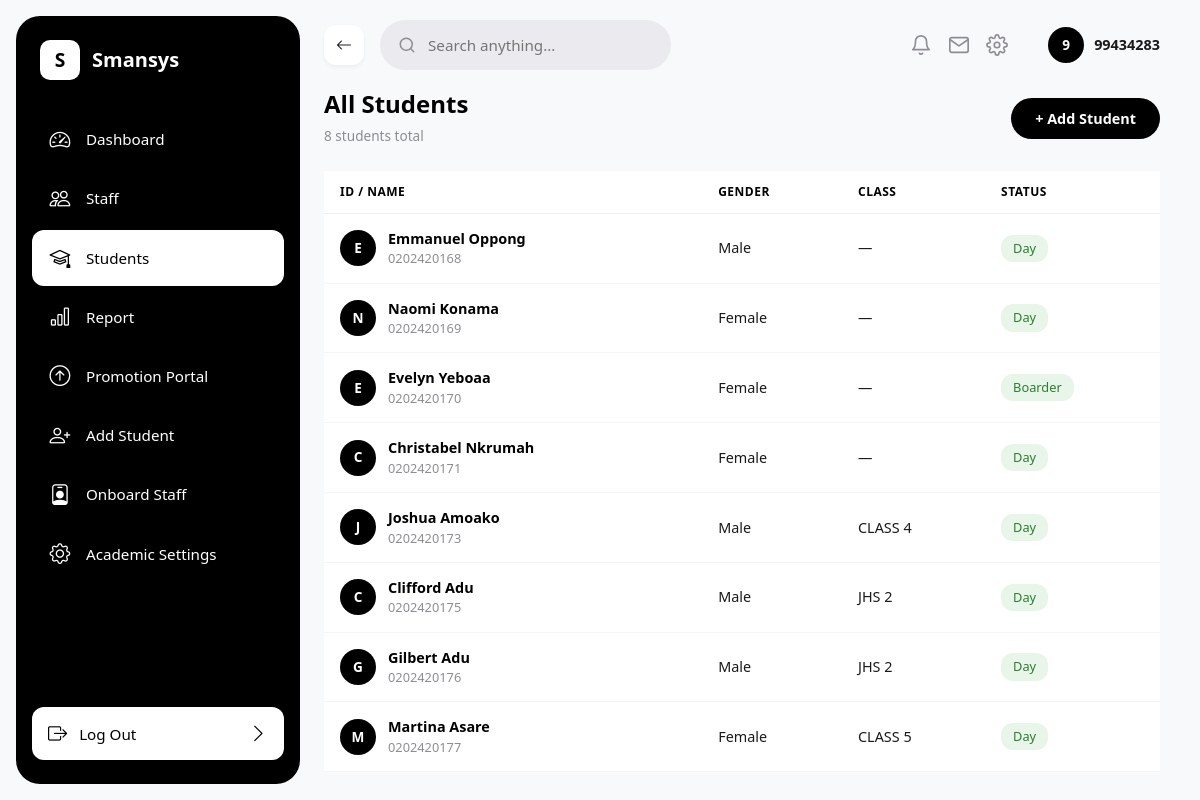
The app's page /students/ (signed in), older data.
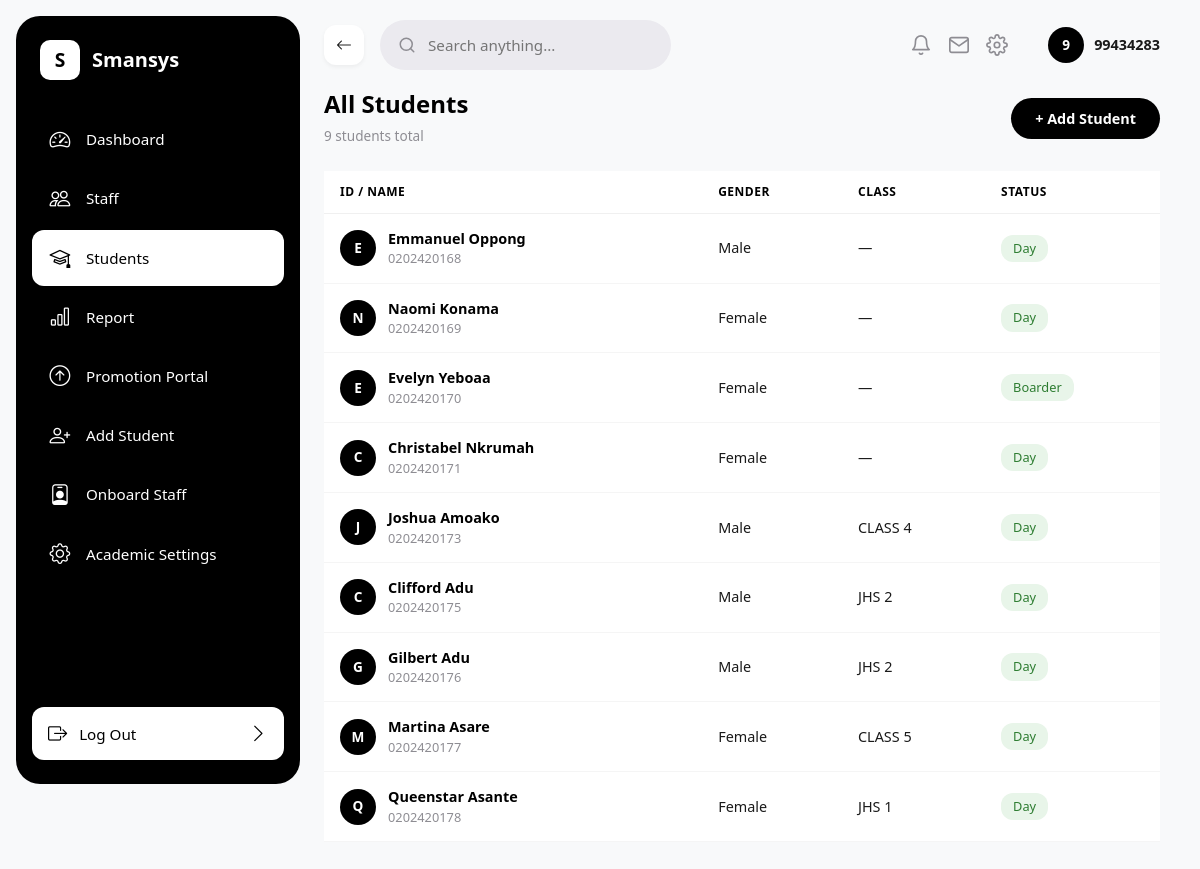
The same page, newer data.
### sis/models.py (models this page shows, shortened)
class Student(models.Model):
    GENDER_CHOICES = [('Male', 'Male'), ('Female', 'Female')]
    STATUS_CHOICES = [('Day', 'Day'), ('Boarder', 'Boarder')]
    LIVING_WITH_CHOICES = [('Mother', 'Mother'), ('Father', 'Father'), ('Both', 'Both')]
    admission_number = models.CharField(max_length=50, unique=True)
    first_name = models.CharField(max_length=100)
    last_name = models.CharField(max_length=100)
    dob = models.DateField(verbose_name='Date of Birth')
    date_of_admission = models.DateField(default=date.today)
    gender = models.CharField(max_length=10, choices=GENDER_CHOICES)
    status = models.CharField(max_length=10, choices=STATUS_CHOICES)
    living_with = models.CharField(max_length=10, choices=LIVING_WITH_CHOICES, default='Both')
    previous_school_attended = models.CharField(max_length=255, default='N/A')
    profile_picture = models.ImageField(upload_to='students/profiles/', blank=True, null=True)
    father = models.ForeignKey(Parent, on_delete=models.SET_NULL, null=True, blank=True, related_name='father_of')
    mother = models.ForeignKey(Parent, on_delete=models.SET_NULL, null=True, blank=True, related_name='mother_of')
    @property
    def current_class(self):
        latest = self.enrollments.order_by('-date_enrolled').first()
        return latest.classroom if latest else None

class Enrollment(models.Model):
    student = models.ForeignKey('Student', on_delete=models.CASCADE, related_name='enrollments')
    classroom = models.ForeignKey('ClassRoom', on_delete=models.PROTECT, related_name='enrollments')
    term = models.CharField(max_length=20, default="Term 1")
    academic_year = models.CharField(max_length=20, default="2025/2026")
    date_enrolled = models.DateTimeField(auto_now_add=True)
    class Meta:
        unique_together = ('student', 'classroom', 'term', 'academic_year')

class ClassRoom(models.Model):
    class_name = models.CharField(max_length=50, unique=True)
    order = models.PositiveIntegerField(
        default=0,
        help_text="Used to sort classes hierarchically (e.g., Class 1 = 1, JHS 3 = 9)"
    )
    class Meta:
        ordering = ['order']
    def __str__(self):
        return self.class_name

### sis/views.py (the view)
# urls.py: path('students/', student_list_view, name='student_list'),
@login_required
def student_list_view(request):
    students = Student.objects.all()
    classrooms = ClassRoom.objects.all()
    return render(request, 'sis/student_list.html', {
        'students': students,
        'classrooms': classrooms,
    })

### sis/templates/sis/student_list.html (shortened to what this page needs)
{% extends 'sis/base.html' %}
{% load static %}
{% block content %}
<div class="d-flex justify-content-between align-items-center mb-4">
    <div>
        <h4 class="fw-bold mb-1" style="color: #000000;">All Students</h4>
        <span style="color: #8E8D93; font-size: 0.85rem;">{{ students|length }} students total</span>
    </div>
    <div>
        <a href="{% url 'student_registration' %}" style="background-color: #000000; color: #ffffff; border: none; border-radius: 25px; padding: 10px 24px; font-weight: 600; font-size: 0.9rem; text-decoration: none; display: inline-block; cursor: pointer;">+ Add Student</a>
    </div>
</div>
<div class="table-responsive">
    <table class="table table-hover align-middle" style="border-collapse: separate; border-spacing: 0;">
        <thead>
            <tr style="color: #8E8D93; font-size: 0.75rem; font-weight: 600; text-transform: uppercase; letter-spacing: 0.5px;">
                <th style="padding: 12px 16px; border-bottom: 1px solid #f0f0f0;">ID / Name</th>
                <th style="padding: 12px 16px; border-bottom: 1px solid #f0f0f0;">Gender</th>
                <th style="padding: 12px 16px; border-bottom: 1px solid #f0f0f0;">Class</th>
                <th style="padding: 12px 16px; border-bottom: 1px solid #f0f0f0;">Status</th>
            </tr>
        </thead>
        <tbody>
            {% for student in students %}
            <tr style="cursor: pointer; transition: background 0.15s;" onclick="window.location='{% url 'student_detail' student.id %}';">
                <td style="padding: 14px 16px; border-bottom: 1px solid #f5f5f5;">
                    <div style="display: flex; align-items: center; gap: 12px;">
                        {% if student.profile_picture %}
                        <img src="{{ student.profile_picture.url }}" alt="" style="width: 36px; height: 36px; border-radius: 50%; object-fit: cover;">
                        {% else %}
                        <span style="width: 36px; height: 36px; border-radius: 50%; background-color: #000000; color: #ffffff; display: flex; align-items: center; justify-content: center; font-weight: 700; font-size: 0.85rem; flex-shrink: 0;">{{ student.first_name|first|upper }}</span>
                        {% endif %}
                        <div>
                            <div style="font-weight: 600; color: #000000; font-size: 0.9rem;">{{ student.first_name }} {{ student.last_name }}</div>
                            <div style="color: #8E8D93; font-size: 0.8rem;">{{ student.admission_number }}</div>
                        </div>
                    </div>
                </td>
                <td style="padding: 14px 16px; border-bottom: 1px solid #f5f5f5; color: #1A1A1A; font-size: 0.9rem;">{{ student.gender }}</td>
                <td style="padding: 14px 16px; border-bottom: 1px solid #f5f5f5; color: #1A1A1A; font-size: 0.9rem;">{% if student.current_class %}{{ student.current_class }}{% else %}&mdash;{% endif %}</td>
                <td style="padding: 14px 16px; border-bottom: 1px solid #f5f5f5;">
                    <span style="background-color: #E8F5E9; color: #2E7D32; border-radius: 12px; padding: 4px 12px; font-weight: 500; font-size: 0.8rem; display: inline-block;">{{ student.status }}</span>
                </td>
            </tr>
            {% empty %}
            <tr>
                <td colspan="4" class="text-center py-5" style="color: #8E8D93;">No students registered yet.</td>
            </tr>
            {% endfor %}
        </tbody>
    </table>
</div>
{% endblock %}

Row changes from the older to the newer data that the page shows:
added Student: first_name|first "Q", first_name "Queenstar", last_name "Asante", admission_number "0202420178", gender "Female", current_class "JHS 1", status "Day"
Text that changed along with them:
{{ students|length }}: "8" → "9"
